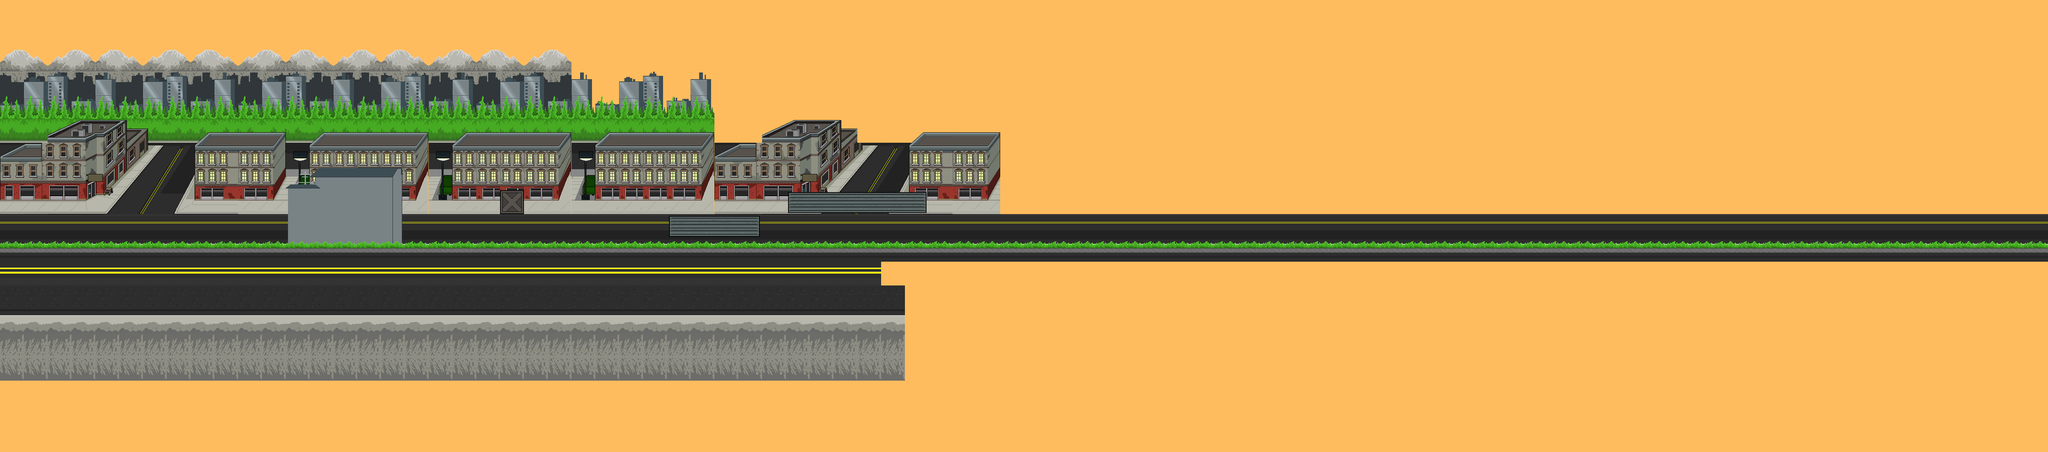

This game map was drawn from its Tiled (.tmx) file and the tilesets committed beside it. A one-line description and the trimmed map source follow:
An orthogonal 86x19 tile map with 64x64 px tiles, 8 tile layers (mountains, background0, background1, background2, ...) and 3 objects.

<map version="1.10" tiledversion="1.10.2" orientation="orthogonal" renderorder="right-down" width="86" height="19" tilewidth="64" tileheight="64" infinite="0" backgroundcolor="#ffbc5e" nextlayerid="25" nextobjectid="15">
 <editorsettings>
  <export target="../data/town.csv" format="csv" />
 </editorsettings>
 <tileset firstgid="1" name="town" tilewidth="64" tileheight="64" tilecount="100" columns="10">
  <image source="../images/town.png" width="640" height="640" />
 </tileset>
 <layer id="19" name="mountains" width="86" height="19">
  <data>[1634 cells, 48 non-empty, 3 distinct tile ids]</data>
 </layer>
 <layer id="18" name="background0" width="86" height="19">
  <data>[1634 cells, 47 non-empty, 3 distinct tile ids]</data>
 </layer>
 <layer id="15" name="background1" width="86" height="19">
  <data>[1634 cells, 48 non-empty, 8 distinct tile ids]</data>
 </layer>
 <layer id="16" name="background2" width="86" height="19">
  <data>[1634 cells, 60 non-empty, 2 distinct tile ids]</data>
 </layer>
 <layer id="11" name="background3" width="86" height="19">
  <data>[1634 cells, 330 non-empty, 58 distinct tile ids]</data>
 </layer>
 <layer id="24" name="foreground1" width="86" height="19">
  <data>[1634 cells, 20 non-empty, 13 distinct tile ids]</data>
 </layer>
 <layer id="13" name="foreground2" width="86" height="19">
  <data>[1634 cells, 275 non-empty, 5 distinct tile ids]</data>
 </layer>
 <layer id="20" name="platforms" width="86" height="19">
  <data>[1634 cells, 11 non-empty, 3 distinct tile ids]</data>
 </layer>
 <objectgroup id="8" name="bounds">
  <object id="6" x="1.33333" y="714.667" width="5500" height="32" />
  <object id="9" x="-12" y="-28" width="28" height="748" />
  <object id="14" x="5470" y="-12" width="28" height="733.333" />
 </objectgroup>
</map>
